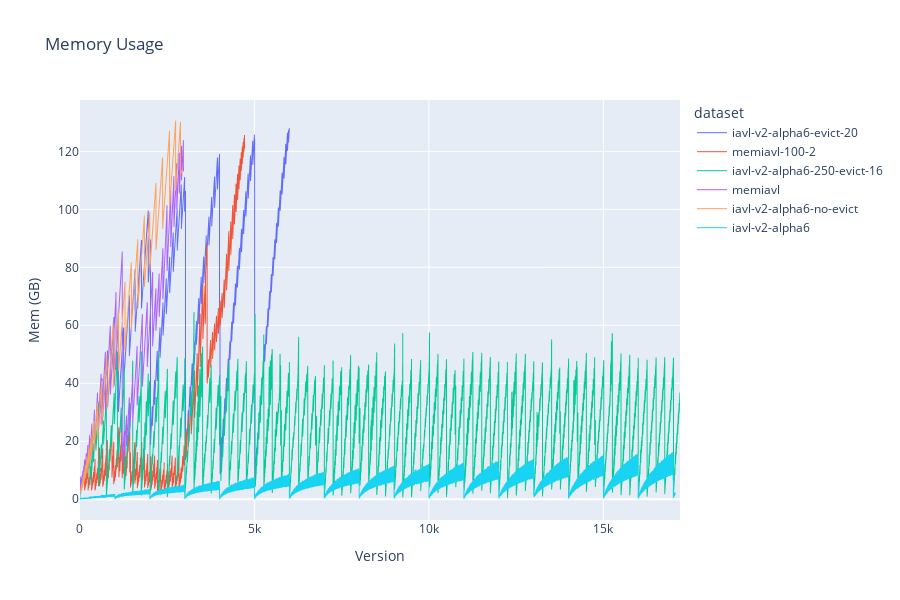

The code cell stored with this chart in its notebook:
### Code cell
# Convert memory chart to plotly
mem_plot_data = []
for d in data:
    df_with_name = d.versions_df.with_columns(pl.lit(d.name).alias('dataset'))
    mem_plot_data.append(df_with_name)

mem_combined_df = pl.concat(mem_plot_data)

# Create interactive memory chart with no markers and thin lines
fig = px.line(mem_combined_df, 
              x='version', 
              y='mem_gb', 
              color='dataset',
              markers=False,
              title='Memory Usage',
              labels={'version': 'Version', 'mem_gb': 'Mem (GB)'})

# Update line width to be thin and make plot taller
fig.update_traces(line=dict(width=1))
fig.update_layout(height=600)

fig.show()

### Figure 1 — Plotly figure (JSON) as saved in the notebook; plotly's stock layout.template omitted (floating-point values rounded to 4 significant figures; data arrays with more than 128 entries replaced by an {"elided": "..."} marker saying what was removed)
{"data": [{"hovertemplate": "dataset=iavl-v2-alpha6-evict-20<br>Version=%{x}<br>Mem (GB)=%{y}<extra></extra>", "legendgroup": "iavl-v2-alpha6-evict-20", "line": {"color": "#636efa", "dash": "solid", "width": 1}, "marker": {"symbol": "circle"}, "mode": "lines", "name": "iavl-v2-alpha6-evict-20", "showlegend": true, "x": {"elided": "6000 int values"}, "xaxis": "x", "y": {"elided": "6000 float values"}, "yaxis": "y", "type": "scattergl"}, {"hovertemplate": "dataset=memiavl-100-2<br>Version=%{x}<br>Mem (GB)=%{y}<extra></extra>", "legendgroup": "memiavl-100-2", "line": {"color": "#EF553B", "dash": "solid", "width": 1}, "marker": {"symbol": "circle"}, "mode": "lines", "name": "memiavl-100-2", "showlegend": true, "x": {"elided": "4722 int values"}, "xaxis": "x", "y": {"elided": "4722 float values"}, "yaxis": "y", "type": "scattergl"}, {"hovertemplate": "dataset=iavl-v2-alpha6-250-evict-16<br>Version=%{x}<br>Mem (GB)=%{y}<extra></extra>", "legendgroup": "iavl-v2-alpha6-250-evict-16", "line": {"color": "#00cc96", "dash": "solid", "width": 1}, "marker": {"symbol": "circle"}, "mode": "lines", "name": "iavl-v2-alpha6-250-evict-16", "showlegend": true, "x": {"elided": "17197 int values"}, "xaxis": "x", "y": {"elided": "17197 float values"}, "yaxis": "y", "type": "scattergl"}, {"hovertemplate": "dataset=memiavl<br>Version=%{x}<br>Mem (GB)=%{y}<extra></extra>", "legendgroup": "memiavl", "line": {"color": "#ab63fa", "dash": "solid", "width": 1}, "marker": {"symbol": "circle"}, "mode": "lines", "name": "memiavl", "showlegend": true, "x": {"elided": "2969 int values"}, "xaxis": "x", "y": {"elided": "2969 float values"}, "yaxis": "y", "type": "scattergl"}, {"hovertemplate": "dataset=iavl-v2-alpha6-no-evict<br>Version=%{x}<br>Mem (GB)=%{y}<extra></extra>", "legendgroup": "iavl-v2-alpha6-no-evict", "line": {"color": "#FFA15A", "dash": "solid", "width": 1}, "marker": {"symbol": "circle"}, "mode": "lines", "name": "iavl-v2-alpha6-no-evict", "showlegend": true, "x": {"elided": "2918 int values"}, "xaxis": "x", "y": {"elided": "2918 float values"}, "yaxis": "y", "type": "scattergl"}, {"hovertemplate": "dataset=iavl-v2-alpha6<br>Version=%{x}<br>Mem (GB)=%{y}<extra></extra>", "legendgroup": "iavl-v2-alpha6", "line": {"color": "#19d3f3", "dash": "solid", "width": 1}, "marker": {"symbol": "circle"}, "mode": "lines", "name": "iavl-v2-alpha6", "showlegend": true, "x": {"elided": "17053 int values"}, "xaxis": "x", "y": {"elided": "17053 float values"}, "yaxis": "y", "type": "scattergl"}], "layout": {"xaxis": {"anchor": "y", "domain": [0.0, 1.0], "title": {"text": "Version"}}, "yaxis": {"anchor": "x", "domain": [0.0, 1.0], "title": {"text": "Mem (GB)"}}, "legend": {"title": {"text": "dataset"}, "tracegroupgap": 0}, "title": {"text": "Memory Usage"}, "height": 600}}
